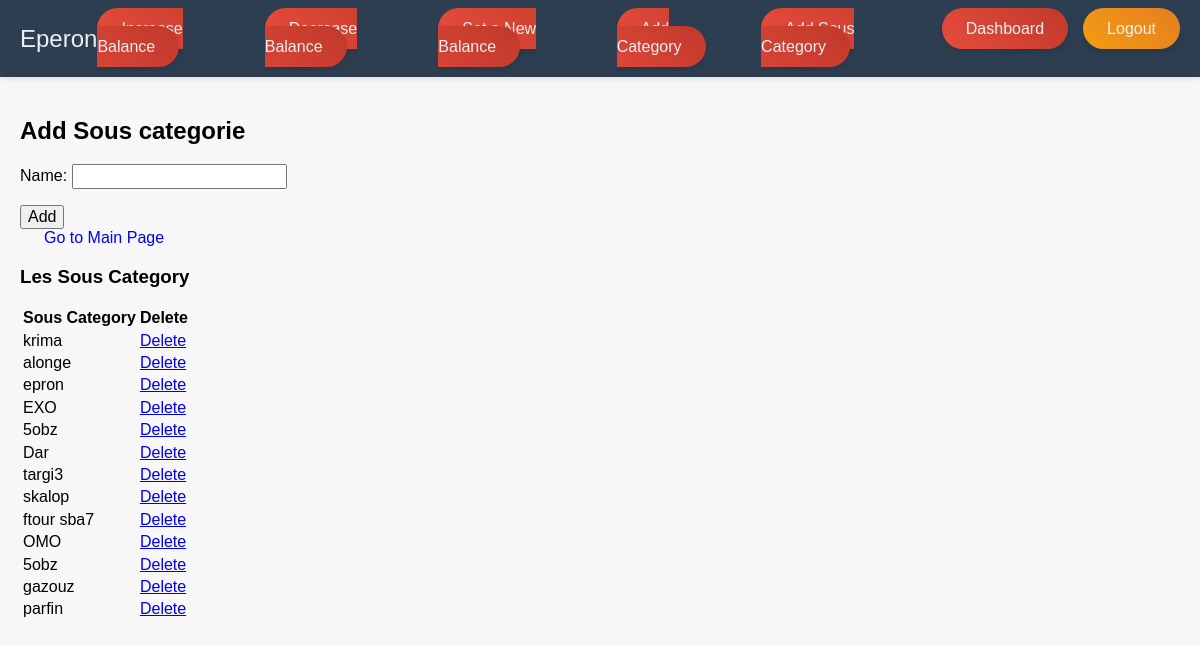
The app's page /add_soucat/ (signed in) with its own data.
### Main/models.py (models this page shows)
class SousCategorie(models.Model):
    name = models.CharField(max_length=25)
    user = models.ForeignKey(User,on_delete=models.SET_NULL, null=True , blank=True)

### Main/views.py (the view)
# urls.py: path('add_soucat/',views.add_scategorie,name='add_scategorie'),
@login_required
def add_scategorie(request):
    if request.method == 'POST':
        form = SouscategorieForm(request.POST)
        if form.is_valid():
            unit = form.save(commit=False)  # Create a unit object without saving to the database
            unit.user = request.user  # Set the user to the currently logged-in user
            unit.save()  # Save the unit with the user
            return redirect('add_scategorie')  # Replace 'mainpage' with the appropriate URL
    else:
        form = SouscategorieForm()
    souscategories = SousCategorie.objects.filter(user=request.user)
    return render(request, 'add_souscat.html', {'form': form , 'souscategories':souscategories})

### Main/forms.py
class SouscategorieForm(forms.ModelForm):
    class Meta:
        model = SousCategorie
        fields = ['name']

### templates/add_souscat.html (shortened to what this page needs)
{% extends 'base.html' %}
{% block content %}
  <h2>Add Sous categorie</h2>
  <form method="post">
    {{ form.as_p }}
    <button type="submit">Add </button>
  </form>
  <a href="{% url 'mainpage' %}" class="btn btn-primary">Go to Main Page</a>
  <h3>Les Sous Category</h3>
  <table>
      <thead>
          <tr>
              <th>Sous Category</th>
              <th>Delete</th>
          </tr>
      </thead>
      <tbody>
          {% for souscategorie in souscategories %}
              <tr>
                  <td>{{ souscategorie.name }}</td>
                  <td><a href="{% url 'delete_souscategorie' souscategorie.id %}">Delete</a></td>
              </tr>
          {% endfor %}
      </tbody>
  </table>
{% endblock %}

### templates/base.html (shortened to what this page needs)
{% load static %}
<!DOCTYPE html>
<html lang="en">
<head>
    <link rel="stylesheet" href="https://cdnjs.cloudflare.com/ajax/libs/normalize/8.0.1/normalize.min.css">
    <link rel="stylesheet" href="{% static 'styles.css' %}">
</head>
<body>
    <nav class="navbar">
        <a href="{% url 'mainpage' %}" class="navbar-brand">Eperon</a>
        <ul class="nav-links">
            <li><a href="{% url 'increase_balance' %}" class="btn btn-danger">Increase Balance</a></li>
            <li><a href="{% url 'decrease_balance' %}" class="btn btn-danger">Decrease Balance</a></li>
            <li><a href="{% url 'set_balance' %}" class="btn btn-danger">Set a New Balance</a></li>
            <li><a href="{% url 'add_unit' %}" class="btn btn-danger">Add Category</a></li>
            <li><a href="{% url 'add_scategorie' %}" class="btn btn-danger">Add Sous Category</a></li>
            <li><a href="{% url 'dashboard' %}" class="btn btn-danger">Dashboard</a></li>
            <li><a href="{% url 'logout' %}" class="logout-button">Logout</a></li>
        </ul>
    </nav>
    <div class="content">
        {% block content %}
        {% endblock %}
    </div>
</body>
</html>

### Masrouf/static/styles.css (style rules this page uses)
body { font-family: 'Arial', sans-serif; margin: 0; padding: 0; background-color: #f7f7f7; }
.navbar { background-color: #2c3e50; color: #ecf0f1; display: flex; justify-content: space-between; align-items: center; padding: 20px; box-shadow: 0 2px 5px rgba(0, 0, 0, 0.1); }
.navbar-brand { font-size: 24px; text-decoration: none; color: #ecf0f1; }
.nav-links { list-style: none; display: flex; gap: 15px; margin: 0; padding: 0; }
.nav-links li { margin: 0; }
.nav-links a { text-decoration: none; color: #ecf0f1; padding: 12px 24px; border-radius: 50px; transition: transform 0.3s ease-in-out, box-shadow 0.3s ease-in-out; box-shadow: 0 3px 5px rgba(0, 0, 0, 0.1); }
.content { padding: 20px; }
.btn { text-decoration: none; padding: 12px 24px; border-radius: 50px; font-size: 16px; cursor: pointer; transition: transform 0.3s ease-in-out, box-shadow 0.3s ease-in-out; }
.btn-danger { background: linear-gradient(45deg, #e74c3c, #c0392b); color: #ecf0f1; }
.logout-button { background: linear-gradient(45deg, #f39c12, #e67e22); color: #ecf0f1; padding: 12px 24px; border-radius: 50px; }

### records on screen
SousCategorie: name "krima"
SousCategorie: name "alonge"
SousCategorie: name "epron"
SousCategorie: name "EXO"
SousCategorie: name "5obz"
SousCategorie: name "Dar"
SousCategorie: name "targi3"
SousCategorie: name "skalop"
SousCategorie: name "ftour sba7"
SousCategorie: name "OMO"
SousCategorie: name "5obz"
SousCategorie: name "gazouz"
SousCategorie: name "parfin"
